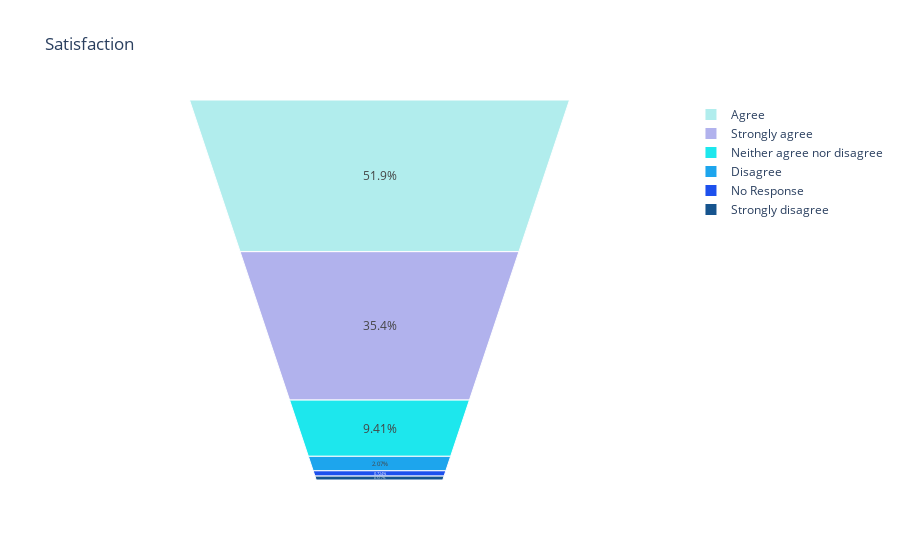

The code cell stored with this chart in its notebook:
### Code cell
fig = px.funnel_area(names=df3['satisfied'][1:].value_counts().index, values=df3['satisfied'][1:].value_counts().values, title='Satisfaction')
fig.update_traces(marker=dict(colors=colors[::1]))
fig.show()

### Figure 1 — Plotly figure (JSON) as saved in the notebook; plotly's stock layout.template omitted (floating-point values rounded to 4 significant figures)
{"data": [{"domain": {"x": [0, 1], "y": [0, 1]}, "hovertemplate": "label=%{label}<br>value=%{value}<extra></extra>", "labels": ["Agree", "Strongly agree", "Neither agree nor disagree", "Disagree", "No Response", "Strongly disagree"], "legendgroup": "", "marker": {"colors": ["#B1EDED", "#B1B2ED", "#1DE7ED", "#1DA5ED", "#1D50ED", "#16548E"]}, "name": "", "showlegend": true, "type": "funnelarea", "values": [502, 342, 91, 20, 7, 5]}], "layout": {"legend": {"tracegroupgap": 0}, "title": {"text": "Satisfaction"}}}
